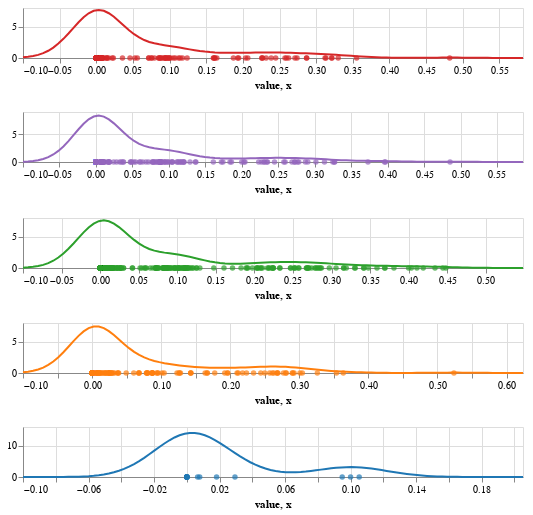

Write notebook code for a chart like this one.
### Code cell
colors = ['#1f77b4', '#ff7f0e', '#2ca02c', '#9467bd', '#d62728']
charts = []
for i in range(1,6):
    score_df = df[df['score']==i]
    scores = score_df['grammer_error']
    charts.append(kde_density_plot(scores, colors[i-1]))

overall_chart = charts[4]&charts[3]&charts[2]&charts[1]&charts[0]
overall_chart

### Figure 1 — Vega-Lite specification as saved in the notebook (floating-point values rounded to 4 significant figures; data arrays with more than 128 entries replaced by an {"elided": "..."} marker saying what was removed)
{"config": {"view": {"continuousWidth": 300, "continuousHeight": 300}}, "vconcat": [{"layer": [{"data": {"name": "data-ce487c89ef2a74b15b7f61ae6a96a71d"}, "mark": {"type": "circle", "color": "#d62728"}, "encoding": {"x": {"field": "value", "scale": {"domain": [-0.1, 0.5821]}, "type": "quantitative"}, "y": {"field": "height", "title": "", "type": "quantitative"}}}, {"data": {"name": "data-ba1b401a0f759d6c6b8748b74f285d15"}, "mark": {"type": "line", "color": "#d62728"}, "encoding": {"x": {"field": "x", "scale": {"domain": [-0.1, 0.5821]}, "type": "quantitative"}, "y": {"field": "pdf", "scale": {"domain": [0, 7.683]}, "type": "quantitative"}}}], "height": 50, "width": 500}, {"layer": [{"data": {"name": "data-2479dfb7db58110cbdd4ec8bf0321e63"}, "mark": {"type": "circle", "color": "#9467bd"}, "encoding": {"x": {"field": "value", "scale": {"domain": [-0.1, 0.5857]}, "type": "quantitative"}, "y": {"field": "height", "title": "", "type": "quantitative"}}}, {"data": {"name": "data-aa17ce67c2bd18dc086109bee628ec92"}, "mark": {"type": "line", "color": "#9467bd"}, "encoding": {"x": {"field": "x", "scale": {"domain": [-0.1, 0.5857]}, "type": "quantitative"}, "y": {"field": "pdf", "scale": {"domain": [0, 8.349]}, "type": "quantitative"}}}], "height": 50, "width": 500}, {"layer": [{"data": {"name": "data-734b0a6ceebd7c8afe8ffaf7e831f77c"}, "mark": {"type": "circle", "color": "#2ca02c"}, "encoding": {"x": {"field": "value", "scale": {"domain": [-0.1, 0.5483]}, "type": "quantitative"}, "y": {"field": "height", "title": "", "type": "quantitative"}}}, {"data": {"name": "data-2d208afcc502f14bf8479dcfd39404c2"}, "mark": {"type": "line", "color": "#2ca02c"}, "encoding": {"x": {"field": "x", "scale": {"domain": [-0.1, 0.5483]}, "type": "quantitative"}, "y": {"field": "pdf", "scale": {"domain": [0, 7.619]}, "type": "quantitative"}}}], "height": 50, "width": 500}, {"layer": [{"data": {"name": "data-65a965cfdf9cdf73b3610f80f6ea2e54"}, "mark": {"type": "circle", "color": "#ff7f0e"}, "encoding": {"x": {"field": "value", "scale": {"domain": [-0.1, 0.6238]}, "type": "quantitative"}, "y": {"field": "height", "title": "", "type": "quantitative"}}}, {"data": {"name": "data-012c8c81acb7897acb867b4572e24b9e"}, "mark": {"type": "line", "color": "#ff7f0e"}, "encoding": {"x": {"field": "x", "scale": {"domain": [-0.1, 0.6238]}, "type": "quantitative"}, "y": {"field": "pdf", "scale": {"domain": [0, 7.442]}, "type": "quantitative"}}}], "height": 50, "width": 500}, {"layer": [{"data": {"name": "data-6c9202b51480fbbb290147dacf8794cc"}, "mark": {"type": "circle", "color": "#1f77b4"}, "encoding": {"x": {"field": "value", "scale": {"domain": [-0.1, 0.2053]}, "type": "quantitative"}, "y": {"field": "height", "title": "", "type": "quantitative"}}}, {"data": {"name": "data-7ade288ef805b4d04686fbc7a47d1f53"}, "mark": {"type": "line", "color": "#1f77b4"}, "encoding": {"x": {"field": "x", "scale": {"domain": [-0.1, 0.2053]}, "type": "quantitative"}, "y": {"field": "pdf", "scale": {"domain": [0, 14.09]}, "type": "quantitative"}}}], "height": 50, "width": 500}], "$schema": "https://vega.github.io/schema/vega-lite/v5.17.0.json", "datasets": {"data-ce487c89ef2a74b15b7f61ae6a96a71d": {"elided": "177 records"}, "data-ba1b401a0f759d6c6b8748b74f285d15": [{"x": -0.1, "pdf": 0.1044}, {"x": -0.09311, "pdf": 0.1829}, {"x": -0.08622, "pdf": 0.3078}, {"x": -0.07933, "pdf": 0.4982}, {"x": -0.07244, "pdf": 0.7751}, {"x": -0.06555, "pdf": 1.16}, {"x": -0.05866, "pdf": 1.668}, {"x": -0.05177, "pdf": 2.308}, {"x": -0.04488, "pdf": 3.07}, {"x": -0.03799, "pdf": 3.927}, {"x": -0.0311, "pdf": 4.833}, {"x": -0.02421, "pdf": 5.721}, {"x": -0.01732, "pdf": 6.518}, {"x": -0.01043, "pdf": 7.147}, {"x": -0.003535, "pdf": 7.548}, {"x": 0.003355, "pdf": 7.683}, {"x": 0.01025, "pdf": 7.547}, {"x": 0.01714, "pdf": 7.164}, {"x": 0.02403, "pdf": 6.59}, {"x": 0.03092, "pdf": 5.897}, {"x": 0.03781, "pdf": 5.159}, {"x": 0.0447, "pdf": 4.447}, {"x": 0.05159, "pdf": 3.813}, {"x": 0.05848, "pdf": 3.286}, {"x": 0.06537, "pdf": 2.875}, {"x": 0.07226, "pdf": 2.571}, {"x": 0.07915, "pdf": 2.349}, {"x": 0.08604, "pdf": 2.185}, {"x": 0.09293, "pdf": 2.051}, {"x": 0.09982, "pdf": 1.926}, {"x": 0.1067, "pdf": 1.799}, {"x": 0.1136, "pdf": 1.664}, {"x": 0.1205, "pdf": 1.523}, {"x": 0.1274, "pdf": 1.382}, {"x": 0.1343, "pdf": 1.248}, {"x": 0.1412, "pdf": 1.128}, {"x": 0.1481, "pdf": 1.028}, {"x": 0.1549, "pdf": 0.95}, {"x": 0.1618, "pdf": 0.8934}, {"x": 0.1687, "pdf": 0.8564}, {"x": 0.1756, "pdf": 0.8356}, {"x": 0.1825, "pdf": 0.8274}, {"x": 0.1894, "pdf": 0.8281}, {"x": 0.1963, "pdf": 0.8348}, {"x": 0.2032, "pdf": 0.8447}, {"x": 0.2101, "pdf": 0.8557}, {"x": 0.217, "pdf": 0.866}, {"x": 0.2238, "pdf": 0.8741}, {"x": 0.2307, "pdf": 0.8787}, {"x": 0.2376, "pdf": 0.8787}, {"x": 0.2445, "pdf": 0.8737}, {"x": 0.2514, "pdf": 0.8632}, {"x": 0.2583, "pdf": 0.8476}, {"x": 0.2652, "pdf": 0.8272}, {"x": 0.2721, "pdf": 0.8027}, {"x": 0.279, "pdf": 0.7749}, {"x": 0.2859, "pdf": 0.7444}, {"x": 0.2927, "pdf": 0.7115}, {"x": 0.2996, "pdf": 0.676}, {"x": 0.3065, "pdf": 0.6378}, {"x": 0.3134, "pdf": 0.5965}, {"x": 0.3203, "pdf": 0.5516}, {"x": 0.3272, "pdf": 0.5034}, {"x": 0.3341, "pdf": 0.4521}, {"x": 0.341, "pdf": 0.3988}, {"x": 0.3479, "pdf": 0.3448}, {"x": 0.3548, "pdf": 0.2918}, {"x": 0.3617, "pdf": 0.2413}, {"x": 0.3685, "pdf": 0.195}, {"x": 0.3754, "pdf": 0.1538}, {"x": 0.3823, "pdf": 0.1185}, {"x": 0.3892, "pdf": 0.08953}, {"x": 0.3961, "pdf": 0.06674}, {"x": 0.403, "pdf": 0.04982}, {"x": 0.4099, "pdf": 0.03829}, {"x": 0.4168, "pdf": 0.03154}, {"x": 0.4237, "pdf": 0.02893}, {"x": 0.4306, "pdf": 0.02978}, {"x": 0.4374, "pdf": 0.03334}, {"x": 0.4443, "pdf": 0.03882}, {"x": 0.4512, "pdf": 0.04538}, {"x": 0.4581, "pdf": 0.0521}, {"x": 0.465, "pdf": 0.0581}, {"x": 0.4719, "pdf": 0.06258}, {"x": 0.4788, "pdf": 0.06494}, {"x": 0.4857, "pdf": 0.06485}, {"x": 0.4926, "pdf": 0.06226}, {"x": 0.4995, "pdf": 0.05748}, {"x": 0.5063, "pdf": 0.051}, {"x": 0.5132, "pdf": 0.0435}, {"x": 0.5201, "pdf": 0.03566}, {"x": 0.527, "pdf": 0.0281}, {"x": 0.5339, "pdf": 0.02128}, {"x": 0.5408, "pdf": 0.01549}, {"x": 0.5477, "pdf": 0.01083}, {"x": 0.5546, "pdf": 0.007285}, {"x": 0.5615, "pdf": 0.004708}, {"x": 0.5684, "pdf": 0.002924}, {"x": 0.5753, "pdf": 0.001746}, {"x": 0.5821, "pdf": 0.001002}], "data-2479dfb7db58110cbdd4ec8bf0321e63": {"elided": "244 records"}, "data-aa17ce67c2bd18dc086109bee628ec92": [{"x": -0.1, "pdf": 0.04879}, {"x": -0.09307, "pdf": 0.09558}, {"x": -0.08615, "pdf": 0.1786}, {"x": -0.07922, "pdf": 0.3181}, {"x": -0.07229, "pdf": 0.5404}, {"x": -0.06537, "pdf": 0.8757}, {"x": -0.05844, "pdf": 1.353}, {"x": -0.05152, "pdf": 1.995}, {"x": -0.04459, "pdf": 2.806}, {"x": -0.03766, "pdf": 3.765}, {"x": -0.03074, "pdf": 4.822}, {"x": -0.02381, "pdf": 5.895}, {"x": -0.01688, "pdf": 6.881}, {"x": -0.009957, "pdf": 7.674}, {"x": -0.00303, "pdf": 8.182}, {"x": 0.003896, "pdf": 8.349}, {"x": 0.01082, "pdf": 8.166}, {"x": 0.01775, "pdf": 7.675}, {"x": 0.02468, "pdf": 6.957}, {"x": 0.0316, "pdf": 6.114}, {"x": 0.03853, "pdf": 5.251}, {"x": 0.04545, "pdf": 4.455}, {"x": 0.05238, "pdf": 3.786}, {"x": 0.05931, "pdf": 3.267}, {"x": 0.06623, "pdf": 2.893}, {"x": 0.07316, "pdf": 2.639}, {"x": 0.08009, "pdf": 2.468}, {"x": 0.08701, "pdf": 2.342}, {"x": 0.09394, "pdf": 2.228}, {"x": 0.1009, "pdf": 2.103}, {"x": 0.1078, "pdf": 1.956}, {"x": 0.1147, "pdf": 1.787}, {"x": 0.1216, "pdf": 1.6}, {"x": 0.1286, "pdf": 1.408}, {"x": 0.1355, "pdf": 1.222}, {"x": 0.1424, "pdf": 1.053}, {"x": 0.1494, "pdf": 0.9093}, {"x": 0.1563, "pdf": 0.7954}, {"x": 0.1632, "pdf": 0.7119}, {"x": 0.1701, "pdf": 0.6567}, {"x": 0.1771, "pdf": 0.6258}, {"x": 0.184, "pdf": 0.6142}, {"x": 0.1909, "pdf": 0.6168}, {"x": 0.1978, "pdf": 0.6289}, {"x": 0.2048, "pdf": 0.6468}, {"x": 0.2117, "pdf": 0.6673}, {"x": 0.2186, "pdf": 0.6883}, {"x": 0.2255, "pdf": 0.7076}, {"x": 0.2325, "pdf": 0.7241}, {"x": 0.2394, "pdf": 0.7365}, {"x": 0.2463, "pdf": 0.7438}, {"x": 0.2532, "pdf": 0.7452}, {"x": 0.2602, "pdf": 0.74}, {"x": 0.2671, "pdf": 0.7278}, {"x": 0.274, "pdf": 0.7083}, {"x": 0.281, "pdf": 0.6817}, {"x": 0.2879, "pdf": 0.6485}, {"x": 0.2948, "pdf": 0.6098}, {"x": 0.3017, "pdf": 0.5666}, {"x": 0.3087, "pdf": 0.5204}, {"x": 0.3156, "pdf": 0.4728}, {"x": 0.3225, "pdf": 0.4253}, {"x": 0.3294, "pdf": 0.3794}, {"x": 0.3364, "pdf": 0.3369}, {"x": 0.3433, "pdf": 0.2989}, {"x": 0.3502, "pdf": 0.2667}, {"x": 0.3571, "pdf": 0.2407}, {"x": 0.3641, "pdf": 0.2204}, {"x": 0.371, "pdf": 0.2048}, {"x": 0.3779, "pdf": 0.1923}, {"x": 0.3848, "pdf": 0.1808}, {"x": 0.3918, "pdf": 0.1688}, {"x": 0.3987, "pdf": 0.1552}, {"x": 0.4056, "pdf": 0.1396}, {"x": 0.4126, "pdf": 0.1225}, {"x": 0.4195, "pdf": 0.1051}, {"x": 0.4264, "pdf": 0.08865}, {"x": 0.4333, "pdf": 0.07456}, {"x": 0.4403, "pdf": 0.06377}, {"x": 0.4472, "pdf": 0.05668}, {"x": 0.4541, "pdf": 0.05304}, {"x": 0.461, "pdf": 0.05212}, {"x": 0.468, "pdf": 0.05278}, {"x": 0.4749, "pdf": 0.05382}, {"x": 0.4818, "pdf": 0.05413}, {"x": 0.4887, "pdf": 0.05296}, {"x": 0.4957, "pdf": 0.04995}, {"x": 0.5026, "pdf": 0.04519}, {"x": 0.5095, "pdf": 0.03911}, {"x": 0.5165, "pdf": 0.03232}, {"x": 0.5234, "pdf": 0.02548}, {"x": 0.5303, "pdf": 0.01916}, {"x": 0.5372, "pdf": 0.01374}, {"x": 0.5442, "pdf": 0.009395}, {"x": 0.5511, "pdf": 0.006123}, {"x": 0.558, "pdf": 0.003804}, {"x": 0.5649, "pdf": 0.002253}, {"x": 0.5719, "pdf": 0.001272}, {"x": 0.5788, "pdf": 0.0006845}, {"x": 0.5857, "pdf": 0.0003512}], "data-734b0a6ceebd7c8afe8ffaf7e831f77c": {"elided": "377 records"}, "data-2d208afcc502f14bf8479dcfd39404c2": [{"x": -0.1, "pdf": 0.05727}, {"x": -0.09345, "pdf": 0.1045}, {"x": -0.0869, "pdf": 0.1832}, {"x": -0.08036, "pdf": 0.3088}, {"x": -0.07381, "pdf": 0.5}, {"x": -0.06726, "pdf": 0.7781}, {"x": -0.06071, "pdf": 1.164}, {"x": -0.05416, "pdf": 1.673}, {"x": -0.04761, "pdf": 2.312}, {"x": -0.04107, "pdf": 3.073}, {"x": -0.03452, "pdf": 3.926}, {"x": -0.02797, "pdf": 4.824}, {"x": -0.02142, "pdf": 5.702}, {"x": -0.01487, "pdf": 6.486}, {"x": -0.008325, "pdf": 7.102}, {"x": -0.001776, "pdf": 7.491}, {"x": 0.004772, "pdf": 7.619}, {"x": 0.01132, "pdf": 7.48}, {"x": 0.01787, "pdf": 7.105}, {"x": 0.02442, "pdf": 6.547}, {"x": 0.03096, "pdf": 5.877}, {"x": 0.03751, "pdf": 5.171}, {"x": 0.04406, "pdf": 4.495}, {"x": 0.05061, "pdf": 3.899}, {"x": 0.05716, "pdf": 3.413}, {"x": 0.06371, "pdf": 3.043}, {"x": 0.07025, "pdf": 2.777}, {"x": 0.0768, "pdf": 2.592}, {"x": 0.08335, "pdf": 2.46}, {"x": 0.0899, "pdf": 2.351}, {"x": 0.09645, "pdf": 2.241}, {"x": 0.103, "pdf": 2.116}, {"x": 0.1095, "pdf": 1.967}, {"x": 0.1161, "pdf": 1.794}, {"x": 0.1226, "pdf": 1.606}, {"x": 0.1292, "pdf": 1.412}, {"x": 0.1357, "pdf": 1.224}, {"x": 0.1423, "pdf": 1.054}, {"x": 0.1488, "pdf": 0.9117}, {"x": 0.1554, "pdf": 0.8022}, {"x": 0.1619, "pdf": 0.728}, {"x": 0.1685, "pdf": 0.6878}, {"x": 0.175, "pdf": 0.6775}, {"x": 0.1816, "pdf": 0.6911}, {"x": 0.1881, "pdf": 0.7214}, {"x": 0.1947, "pdf": 0.7615}, {"x": 0.2012, "pdf": 0.8048}, {"x": 0.2078, "pdf": 0.8463}, {"x": 0.2143, "pdf": 0.8826}, {"x": 0.2209, "pdf": 0.9116}, {"x": 0.2274, "pdf": 0.9326}, {"x": 0.234, "pdf": 0.9458}, {"x": 0.2405, "pdf": 0.9518}, {"x": 0.2471, "pdf": 0.9507}, {"x": 0.2536, "pdf": 0.9428}, {"x": 0.2602, "pdf": 0.9278}, {"x": 0.2667, "pdf": 0.9055}, {"x": 0.2732, "pdf": 0.8757}, {"x": 0.2798, "pdf": 0.8389}, {"x": 0.2863, "pdf": 0.7962}, {"x": 0.2929, "pdf": 0.7492}, {"x": 0.2994, "pdf": 0.7}, {"x": 0.306, "pdf": 0.6509}, {"x": 0.3125, "pdf": 0.6036}, {"x": 0.3191, "pdf": 0.5597}, {"x": 0.3256, "pdf": 0.5199}, {"x": 0.3322, "pdf": 0.4844}, {"x": 0.3387, "pdf": 0.4529}, {"x": 0.3453, "pdf": 0.4251}, {"x": 0.3518, "pdf": 0.4003}, {"x": 0.3584, "pdf": 0.3782}, {"x": 0.3649, "pdf": 0.3585}, {"x": 0.3715, "pdf": 0.3408}, {"x": 0.378, "pdf": 0.3251}, {"x": 0.3846, "pdf": 0.3112}, {"x": 0.3911, "pdf": 0.2986}, {"x": 0.3977, "pdf": 0.2868}, {"x": 0.4042, "pdf": 0.2754}, {"x": 0.4108, "pdf": 0.2635}, {"x": 0.4173, "pdf": 0.2506}, {"x": 0.4239, "pdf": 0.236}, {"x": 0.4304, "pdf": 0.2195}, {"x": 0.437, "pdf": 0.201}, {"x": 0.4435, "pdf": 0.1806}, {"x": 0.4501, "pdf": 0.1589}, {"x": 0.4566, "pdf": 0.1365}, {"x": 0.4631, "pdf": 0.1143}, {"x": 0.4697, "pdf": 0.0931}, {"x": 0.4762, "pdf": 0.07364}, {"x": 0.4828, "pdf": 0.05649}, {"x": 0.4893, "pdf": 0.04196}, {"x": 0.4959, "pdf": 0.03015}, {"x": 0.5024, "pdf": 0.02094}, {"x": 0.509, "pdf": 0.01404}, {"x": 0.5155, "pdf": 0.009081}, {"x": 0.5221, "pdf": 0.005665}, {"x": 0.5286, "pdf": 0.003405}, {"x": 0.5352, "pdf": 0.001972}, {"x": 0.5417, "pdf": 0.0011}, {"x": 0.5483, "pdf": 0.0005903}], "data-65a965cfdf9cdf73b3610f80f6ea2e54": {"elided": "185 records"}, "data-012c8c81acb7897acb867b4572e24b9e": [{"x": -0.1, "pdf": 0.1169}, {"x": -0.09269, "pdf": 0.2054}, {"x": -0.08538, "pdf": 0.3462}, {"x": -0.07807, "pdf": 0.5597}, {"x": -0.07076, "pdf": 0.8683}, {"x": -0.06344, "pdf": 1.292}, {"x": -0.05613, "pdf": 1.846}, {"x": -0.04882, "pdf": 2.53}, {"x": -0.04151, "pdf": 3.328}, {"x": -0.0342, "pdf": 4.204}, {"x": -0.02689, "pdf": 5.1}, {"x": -0.01958, "pdf": 5.943}, {"x": -0.01227, "pdf": 6.658}, {"x": -0.004954, "pdf": 7.174}, {"x": 0.002357, "pdf": 7.442}, {"x": 0.009668, "pdf": 7.44}, {"x": 0.01698, "pdf": 7.18}, {"x": 0.02429, "pdf": 6.705}, {"x": 0.0316, "pdf": 6.077}, {"x": 0.03891, "pdf": 5.369}, {"x": 0.04622, "pdf": 4.651}, {"x": 0.05354, "pdf": 3.977}, {"x": 0.06085, "pdf": 3.384}, {"x": 0.06816, "pdf": 2.889}, {"x": 0.07547, "pdf": 2.491}, {"x": 0.08278, "pdf": 2.178}, {"x": 0.09009, "pdf": 1.933}, {"x": 0.0974, "pdf": 1.738}, {"x": 0.1047, "pdf": 1.576}, {"x": 0.112, "pdf": 1.438}, {"x": 0.1193, "pdf": 1.317}, {"x": 0.1266, "pdf": 1.21}, {"x": 0.134, "pdf": 1.117}, {"x": 0.1413, "pdf": 1.038}, {"x": 0.1486, "pdf": 0.9724}, {"x": 0.1559, "pdf": 0.9203}, {"x": 0.1632, "pdf": 0.8808}, {"x": 0.1705, "pdf": 0.8529}, {"x": 0.1778, "pdf": 0.8353}, {"x": 0.1851, "pdf": 0.8266}, {"x": 0.1924, "pdf": 0.8261}, {"x": 0.1998, "pdf": 0.8329}, {"x": 0.2071, "pdf": 0.8465}, {"x": 0.2144, "pdf": 0.8665}, {"x": 0.2217, "pdf": 0.8921}, {"x": 0.229, "pdf": 0.9219}, {"x": 0.2363, "pdf": 0.9537}, {"x": 0.2436, "pdf": 0.9845}, {"x": 0.2509, "pdf": 1.01}, {"x": 0.2582, "pdf": 1.027}, {"x": 0.2656, "pdf": 1.03}, {"x": 0.2729, "pdf": 1.016}, {"x": 0.2802, "pdf": 0.9847}, {"x": 0.2875, "pdf": 0.9356}, {"x": 0.2948, "pdf": 0.871}, {"x": 0.3021, "pdf": 0.7949}, {"x": 0.3094, "pdf": 0.712}, {"x": 0.3167, "pdf": 0.6273}, {"x": 0.3241, "pdf": 0.545}, {"x": 0.3314, "pdf": 0.4686}, {"x": 0.3387, "pdf": 0.3998}, {"x": 0.346, "pdf": 0.3393}, {"x": 0.3533, "pdf": 0.2867}, {"x": 0.3606, "pdf": 0.2409}, {"x": 0.3679, "pdf": 0.2009}, {"x": 0.3752, "pdf": 0.1656}, {"x": 0.3825, "pdf": 0.1343}, {"x": 0.3899, "pdf": 0.1067}, {"x": 0.3972, "pdf": 0.0828}, {"x": 0.4045, "pdf": 0.06251}, {"x": 0.4118, "pdf": 0.0459}, {"x": 0.4191, "pdf": 0.03289}, {"x": 0.4264, "pdf": 0.02328}, {"x": 0.4337, "pdf": 0.0168}, {"x": 0.441, "pdf": 0.0131}, {"x": 0.4483, "pdf": 0.01188}, {"x": 0.4557, "pdf": 0.01287}, {"x": 0.463, "pdf": 0.01583}, {"x": 0.4703, "pdf": 0.02049}, {"x": 0.4776, "pdf": 0.02655}, {"x": 0.4849, "pdf": 0.03357}, {"x": 0.4922, "pdf": 0.04098}, {"x": 0.4995, "pdf": 0.04809}, {"x": 0.5068, "pdf": 0.05415}, {"x": 0.5141, "pdf": 0.05847}, {"x": 0.5215, "pdf": 0.06053}, {"x": 0.5288, "pdf": 0.06008}, {"x": 0.5361, "pdf": 0.05716}, {"x": 0.5434, "pdf": 0.05213}, {"x": 0.5507, "pdf": 0.04557}, {"x": 0.558, "pdf": 0.03819}, {"x": 0.5653, "pdf": 0.03068}, {"x": 0.5726, "pdf": 0.02362}, {"x": 0.5799, "pdf": 0.01744}, {"x": 0.5873, "pdf": 0.01234}, {"x": 0.5946, "pdf": 0.008368}, {"x": 0.6019, "pdf": 0.005441}, {"x": 0.6092, "pdf": 0.003391}, {"x": 0.6165, "pdf": 0.002026}, {"x": 0.6238, "pdf": 0.00116}], "data-6c9202b51480fbbb290147dacf8794cc": [{"value": 0.0, "height": 0}, {"value": 0.1, "height": 0}, {"value": 0.1053, "height": 0}, {"value": 0.09489, "height": 0}, {"value": 0.006623, "height": 0}, {"value": 0.0, "height": 0}, {"value": 0.0, "height": 0}, {"value": 0.02941, "height": 0}, {"value": 0.0, "height": 0}, {"value": 0.0, "height": 0}, {"value": 0.0, "height": 0}, {"value": 0.0, "height": 0}, {"value": 0.0, "height": 0}, {"value": 0.007874, "height": 0}, {"value": 0.01818, "height": 0}, {"value": 0.0, "height": 0}, {"value": 0.0, "height": 0}], "data-7ade288ef805b4d04686fbc7a47d1f53": [{"x": -0.1, "pdf": 0.0003094}, {"x": -0.09692, "pdf": 0.0005866}, {"x": -0.09383, "pdf": 0.00109}, {"x": -0.09075, "pdf": 0.001986}, {"x": -0.08767, "pdf": 0.003547}, {"x": -0.08458, "pdf": 0.006211}, {"x": -0.0815, "pdf": 0.01066}, {"x": -0.07842, "pdf": 0.01794}, {"x": -0.07533, "pdf": 0.02961}, {"x": -0.07225, "pdf": 0.04789}, {"x": -0.06917, "pdf": 0.07596}, {"x": -0.06608, "pdf": 0.1181}, {"x": -0.063, "pdf": 0.1801}, {"x": -0.05991, "pdf": 0.2692}, {"x": -0.05683, "pdf": 0.3945}, {"x": -0.05375, "pdf": 0.5669}, {"x": -0.05066, "pdf": 0.7989}, {"x": -0.04758, "pdf": 1.104}, {"x": -0.0445, "pdf": 1.496}, {"x": -0.04141, "pdf": 1.987}, {"x": -0.03833, "pdf": 2.589}, {"x": -0.03525, "pdf": 3.308}, {"x": -0.03216, "pdf": 4.146}, {"x": -0.02908, "pdf": 5.097}, {"x": -0.026, "pdf": 6.145}, {"x": -0.02291, "pdf": 7.268}, {"x": -0.01983, "pdf": 8.433}, {"x": -0.01675, "pdf": 9.6}, {"x": -0.01366, "pdf": 10.72}, {"x": -0.01058, "pdf": 11.75}, {"x": -0.007496, "pdf": 12.64}, {"x": -0.004413, "pdf": 13.35}, {"x": -0.001329, "pdf": 13.84}, {"x": 0.001754, "pdf": 14.09}, {"x": 0.004838, "pdf": 14.09}, {"x": 0.007921, "pdf": 13.84}, {"x": 0.011, "pdf": 13.36}, {"x": 0.01409, "pdf": 12.68}, {"x": 0.01717, "pdf": 11.83}, {"x": 0.02026, "pdf": 10.85}, {"x": 0.02334, "pdf": 9.797}, {"x": 0.02642, "pdf": 8.708}, {"x": 0.02951, "pdf": 7.626}, {"x": 0.03259, "pdf": 6.583}, {"x": 0.03567, "pdf": 5.608}, {"x": 0.03876, "pdf": 4.722}, {"x": 0.04184, "pdf": 3.939}, {"x": 0.04492, "pdf": 3.267}, {"x": 0.04801, "pdf": 2.708}, {"x": 0.05109, "pdf": 2.262}, {"x": 0.05417, "pdf": 1.925}, {"x": 0.05726, "pdf": 1.69}, {"x": 0.06034, "pdf": 1.55}, {"x": 0.06342, "pdf": 1.496}, {"x": 0.06651, "pdf": 1.519}, {"x": 0.06959, "pdf": 1.607}, {"x": 0.07267, "pdf": 1.749}, {"x": 0.07576, "pdf": 1.931}, {"x": 0.07884, "pdf": 2.14}, {"x": 0.08192, "pdf": 2.362}, {"x": 0.08501, "pdf": 2.58}, {"x": 0.08809, "pdf": 2.781}, {"x": 0.09117, "pdf": 2.95}, {"x": 0.09426, "pdf": 3.078}, {"x": 0.09734, "pdf": 3.154}, {"x": 0.1004, "pdf": 3.172}, {"x": 0.1035, "pdf": 3.132}, {"x": 0.1066, "pdf": 3.035}, {"x": 0.1097, "pdf": 2.885}, {"x": 0.1128, "pdf": 2.69}, {"x": 0.1158, "pdf": 2.461}, {"x": 0.1189, "pdf": 2.209}, {"x": 0.122, "pdf": 1.945}, {"x": 0.1251, "pdf": 1.68}, {"x": 0.1282, "pdf": 1.423}, {"x": 0.1313, "pdf": 1.183}, {"x": 0.1343, "pdf": 0.9641}, {"x": 0.1374, "pdf": 0.771}, {"x": 0.1405, "pdf": 0.6048}, {"x": 0.1436, "pdf": 0.4653}, {"x": 0.1467, "pdf": 0.3512}, {"x": 0.1498, "pdf": 0.26}, {"x": 0.1528, "pdf": 0.1888}, {"x": 0.1559, "pdf": 0.1345}, {"x": 0.159, "pdf": 0.09395}, {"x": 0.1621, "pdf": 0.06438}, {"x": 0.1652, "pdf": 0.04327}, {"x": 0.1683, "pdf": 0.02852}, {"x": 0.1713, "pdf": 0.01844}, {"x": 0.1744, "pdf": 0.01169}, {"x": 0.1775, "pdf": 0.007273}, {"x": 0.1806, "pdf": 0.004436}, {"x": 0.1837, "pdf": 0.002654}, {"x": 0.1868, "pdf": 0.001557}, {"x": 0.1898, "pdf": 0.0008961}, {"x": 0.1929, "pdf": 0.0005057}, {"x": 0.196, "pdf": 0.0002799}, {"x": 0.1991, "pdf": 0.0001519}, {"x": 0.2022, "pdf": 8.085e-05}, {"x": 0.2053, "pdf": 4.22e-05}]}}
